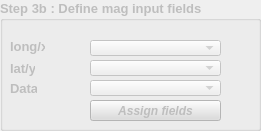
     <widget class="QGroupBox" name="groupBox_10">
      <property name="enabled">
       <bool>false</bool>
      </property>
      <property name="geometry">
       <rect>
        <x>340</x>
        <y>230</y>
        <width>261</width>
        <height>131</height>
       </rect>
      </property>
      <property name="sizePolicy">
       <sizepolicy hsizetype="Expanding" vsizetype="Expanding">
        <horstretch>0</horstretch>
        <verstretch>0</verstretch>
       </sizepolicy>
      </property>
      <property name="minimumSize">
       <size>
        <width>240</width>
        <height>0</height>
       </size>
      </property>
      <property name="font">
       <font>
        <pointsize>10</pointsize>
        <weight>75</weight>
        <bold>true</bold>
       </font>
      </property>
      <property name="title">
       <string>Step 3b : Define mag input fields</string>
      </property>
      <widget class="QLabel" name="label_78">
       <property name="enabled">
        <bool>false</bool>
       </property>
       <property name="geometry">
        <rect>
         <x>10</x>
         <y>60</y>
         <width>25</width>
         <height>16</height>
        </rect>
       </property>
       <property name="styleSheet">
        <string notr="true">font-family: Arial; 
font-size: 13px;
</string>
       </property>
       <property name="text">
        <string>lat/y</string>
       </property>
      </widget>
      <widget class="QLabel" name="label_82">
       <property name="enabled">
        <bool>false</bool>
       </property>
       <property name="geometry">
        <rect>
         <x>10</x>
         <y>80</y>
         <width>27</width>
         <height>16</height>
        </rect>
       </property>
       <property name="styleSheet">
        <string notr="true">font-family: Arial; 
font-size: 13px;
</string>
       </property>
       <property name="text">
        <string>Data</string>
       </property>
      </widget>
      <widget class="QLabel" name="label_77">
       <property name="enabled">
        <bool>false</bool>
       </property>
       <property name="geometry">
        <rect>
         <x>10</x>
         <y>38</y>
         <width>35</width>
         <height>16</height>
        </rect>
       </property>
       <property name="styleSheet">
        <string notr="true">font-family: Arial; 
font-size: 13px;
</string>
       </property>
       <property name="text">
        <string>long/x</string>
       </property>
      </widget>
      <widget class="QPushButton" name="pushButton_assign_magn_fields">
       <property name="enabled">
        <bool>false</bool>
       </property>
       <property name="geometry">
        <rect>
         <x>90</x>
         <y>100</y>
         <width>131</width>
         <height>21</height>
        </rect>
       </property>
       <property name="font">
        <font>
         <family>Arial</family>
         <pointsize>-1</pointsize>
         <weight>75</weight>
         <italic>true</italic>
         <bold>true</bold>
        </font>
       </property>
       <property name="styleSheet">
        <string notr="true">background-color: rgb(220, 220, 220);
font-weight: bold;
font-style: italic;
font-family: Arial;  
font-size: 12px;</string>
       </property>
       <property name="text">
        <string>Assign fields</string>
       </property>
      </widget>
      <widget class="QComboBox" name="comboBox_magn_field_x">
       <property name="enabled">
        <bool>false</bool>
       </property>
       <property name="geometry">
        <rect>
         <x>90</x>
         <y>40</y>
         <width>131</width>
         <height>16</height>
        </rect>
       </property>
      </widget>
      <widget class="QComboBox" name="comboBox_magn_field_y">
       <property name="enabled">
        <bool>false</bool>
       </property>
       <property name="geometry">
        <rect>
         <x>90</x>
         <y>60</y>
         <width>131</width>
         <height>16</height>
        </rect>
       </property>
      </widget>
      <widget class="QComboBox" name="comboBox_magn_field_data">
       <property name="enabled">
        <bool>false</bool>
       </property>
       <property name="geometry">
        <rect>
         <x>90</x>
         <y>80</y>
         <width>131</width>
         <height>16</height>
        </rect>
       </property>
      </widget>
     </widget>
